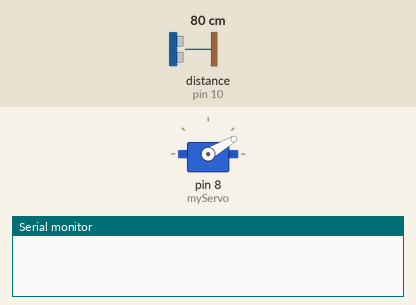
This sketch was run on a simulated Arduino Uno, built with avr-gcc and run on an emulated ATmega328P. Shown: servo, the last lines printed to the serial monitor. Wiring (inferred from the names in the program): ultrasonic range finder: trigger pin 12; echo pin 10. Inputs (shaded band) come from the test bench; at power-on: distance to the obstacle (sensor on pin 10) 80 cm. The echo pulse lasts 58.3 µs per cm.

Above: at 0.05 s.
At 1.0 s:
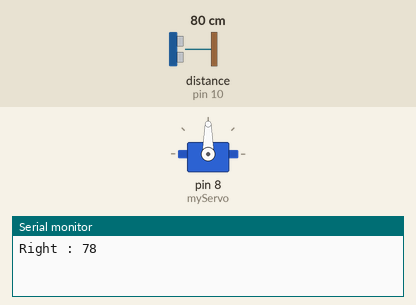
At 2.5 s:
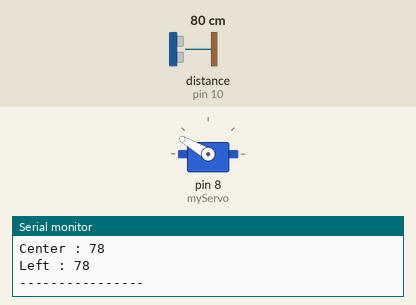
Timing chart, 0 to 5.8 s (numbered marks = the images above):
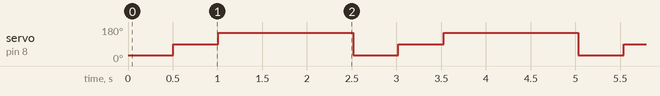

The sketch:

Servo_Ultrasonic_Test.ino
```cpp
#include <Servo.h>

Servo myServo;

const int trigPin = 12;
const int echoPin = 10;

long duration;

int getDistance() {

  digitalWrite(trigPin, LOW);
  delayMicroseconds(2);

  digitalWrite(trigPin, HIGH);
  delayMicroseconds(10);

  digitalWrite(trigPin, LOW);

  duration = pulseIn(echoPin, HIGH);

  return duration * 0.034 / 2;
}

void setup() {

  Serial.begin(9600);

  pinMode(trigPin, OUTPUT);
  pinMode(echoPin, INPUT);

  myServo.attach(8);
}

void loop() {

  myServo.write(30);
  delay(500);

  Serial.print("Right : ");
  Serial.println(getDistance());

  myServo.write(90);
  delay(500);

  Serial.print("Center : ");
  Serial.println(getDistance());

  myServo.write(150);
  delay(500);

  Serial.print("Left : ");
  Serial.println(getDistance());

  Serial.println("----------------");

  delay(1000);
}
```

Measured:
- by itself, servo on pin 8 (myServo): repeats every 2.5 s: 150° 1.5 s, 30° 0.51 s, 90° 0.51 s
